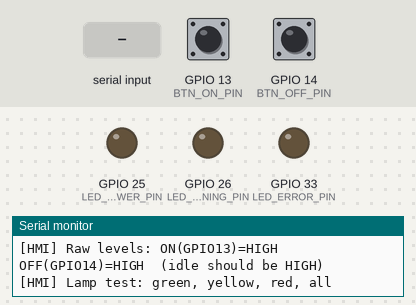
This sketch was run on a simulated ESP32. Parts: output pins drawn as LEDs (lit = HIGH), the last lines printed to the serial monitor. The test bench sets the inputs (shaded band); at power-on: GPIO 13 (BTN_ON_PIN) HIGH, GPIO 14 (BTN_OFF_PIN) HIGH.

Above: at 4.2 s.
4.3 s: "T" received over Serial
At 6.2 s:
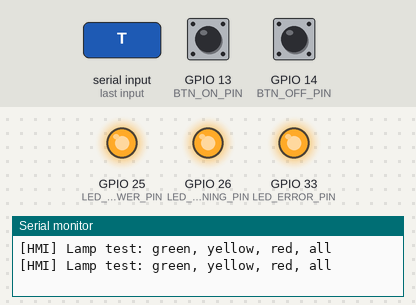
7.3 s: GPIO 13 (BTN_ON_PIN) pulled LOW for 0.15 s
At 8.0 s:
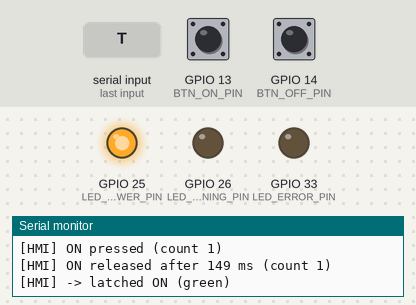
8.9 s: GPIO 14 (BTN_OFF_PIN) pulled LOW for 0.15 s
At 9.0 s:
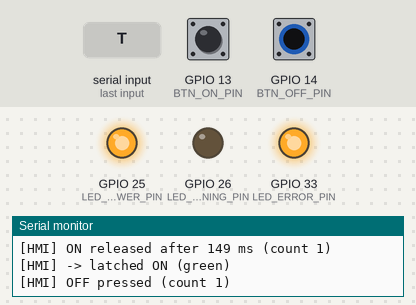
10.5 s: GPIO 14 (BTN_OFF_PIN) pulled LOW for 3.2 s
At 10.9 s:
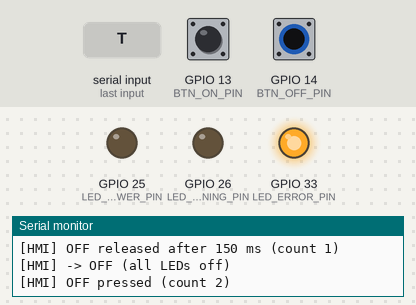
15.2 s: "G" received over Serial
At 15.8 s:
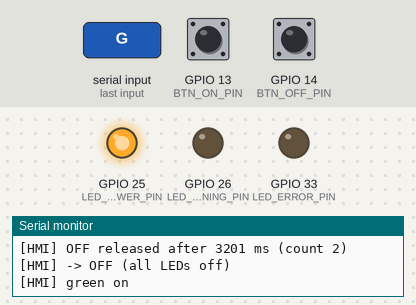
16.7 s: "Y" received over Serial
At 18.1 s:
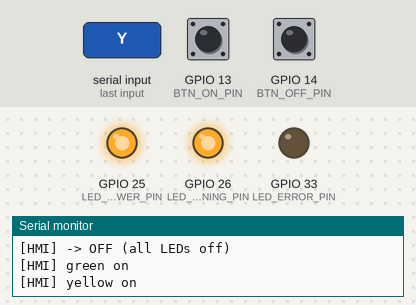
Timing chart, 0 to 19.2 s (numbered marks = the images above; inputs shaded):
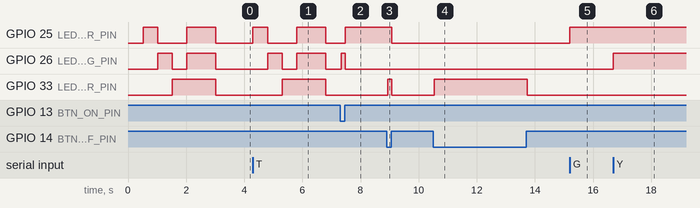

The sketch:

hmi_test.ino
```cpp
/************************************************************
 * HMI bring-up: ON/OFF buttons and the three panel LEDs.
 *
 *   GPIO13 (D13) = ON button   (green)
 *   GPIO14 (D14) = OFF button  (red)
 *   GPIO25 (D25) = POWER LED   (green)
 *   GPIO26 (D26) = RUNNING LED (yellow)
 *   GPIO33 (D33) = ERROR LED   (red)
 *
 * Buttons: momentary, between the GPIO and GND, internal pull-up
 * (pressed = LOW). If yours go to 3.3 V instead, set BUTTON_ACTIVE_LOW 0
 * and the sketch switches to the internal pull-down.
 *
 * What it does:
 *   1. Boot: lamp test — green, yellow, red for 0.5 s each, then all three.
 *   2. While a button is held its LED lights: ON held -> yellow,
 *      OFF held -> red. Every press and release is printed with its
 *      debounced level, so a bouncing or stuck button shows up on Serial.
 *   3. A short ON press latches green on; a short OFF press turns all off.
 *   Serial (115200): G / Y / R toggle one LED, T reruns the lamp test,
 *   S prints the raw pin levels.
 ************************************************************/

#define BUTTON_ACTIVE_LOW 1

const int BTN_ON_PIN = 13;
const int BTN_OFF_PIN = 14;
const int LED_POWER_PIN = 25;
const int LED_RUNNING_PIN = 26;
const int LED_ERROR_PIN = 33;

const unsigned long DEBOUNCE_MS = 30;

struct Button {
  int pin;
  const char* name;
  bool pressed;           // debounced
  bool lastRaw;
  unsigned long changedAt;
  unsigned long pressedAt;
  unsigned long presses;
};

Button btnOn = {BTN_ON_PIN, "ON", false, false, 0, 0, 0};
Button btnOff = {BTN_OFF_PIN, "OFF", false, false, 0, 0, 0};

bool powerLatched = false;
bool manualG = false, manualY = false, manualR = false;

bool rawPressed(int pin) {
  const int level = digitalRead(pin);
  return BUTTON_ACTIVE_LOW ? level == LOW : level == HIGH;
}

// True on the pass the debounced state changes.
bool updateButton(Button& b, unsigned long now) {
  const bool raw = rawPressed(b.pin);
  if (raw != b.lastRaw) {
    b.lastRaw = raw;
    b.changedAt = now;
  }
  if (raw != b.pressed && now - b.changedAt >= DEBOUNCE_MS) {
    b.pressed = raw;
    if (raw) {
      b.pressedAt = now;
      b.presses++;
    }
    Serial.print("[HMI] ");
    Serial.print(b.name);
    Serial.print(raw ? " pressed" : " released");
    if (!raw) {
      Serial.print(" after ");
      Serial.print(now - b.pressedAt);
      Serial.print(" ms");
    }
    Serial.print(" (count ");
    Serial.print(b.presses);
    Serial.println(")");
    return true;
  }
  return false;
}

void setLeds(bool g, bool y, bool r) {
  digitalWrite(LED_POWER_PIN, g ? HIGH : LOW);
  digitalWrite(LED_RUNNING_PIN, y ? HIGH : LOW);
  digitalWrite(LED_ERROR_PIN, r ? HIGH : LOW);
}

void lampTest() {
  Serial.println("[HMI] Lamp test: green, yellow, red, all");
  setLeds(true, false, false);
  delay(500);
  setLeds(false, true, false);
  delay(500);
  setLeds(false, false, true);
  delay(500);
  setLeds(true, true, true);
  delay(1000);
  setLeds(false, false, false);
}

void printLevels() {
  Serial.print("[HMI] Raw levels: ON(GPIO13)=");
  Serial.print(digitalRead(BTN_ON_PIN) ? "HIGH" : "LOW");
  Serial.print(" OFF(GPIO14)=");
  Serial.print(digitalRead(BTN_OFF_PIN) ? "HIGH" : "LOW");
  Serial.println(BUTTON_ACTIVE_LOW ? "  (idle should be HIGH)" : "  (idle should be LOW)");
}

void setup() {
  Serial.begin(115200);
  delay(500);
  pinMode(BTN_ON_PIN, BUTTON_ACTIVE_LOW ? INPUT_PULLUP : INPUT_PULLDOWN);
  pinMode(BTN_OFF_PIN, BUTTON_ACTIVE_LOW ? INPUT_PULLUP : INPUT_PULLDOWN);
  pinMode(LED_POWER_PIN, OUTPUT);
  pinMode(LED_RUNNING_PIN, OUTPUT);
  pinMode(LED_ERROR_PIN, OUTPUT);
  setLeds(false, false, false);

  Serial.println();
  Serial.println("[HMI] HMI test: buttons GPIO13 (ON) / GPIO14 (OFF); "
                 "LEDs GPIO25 green / 26 yellow / 33 red");
  Serial.println("[HMI] Serial: G/Y/R toggle LED, T lamp test, S raw levels");
  printLevels();
  lampTest();
  btnOn.lastRaw = btnOn.pressed = rawPressed(BTN_ON_PIN);
  btnOff.lastRaw = btnOff.pressed = rawPressed(BTN_OFF_PIN);
  if (btnOn.pressed || btnOff.pressed) {
    Serial.println("[HMI] WARNING: a button reads pressed at boot — check wiring "
                   "or BUTTON_ACTIVE_LOW");
  }
}

void loop() {
  const unsigned long now = millis();

  if (updateButton(btnOn, now) && !btnOn.pressed) {
    powerLatched = true;
    Serial.println("[HMI] -> latched ON (green)");
  }
  if (updateButton(btnOff, now) && !btnOff.pressed) {
    powerLatched = false;
    manualG = manualY = manualR = false;
    Serial.println("[HMI] -> OFF (all LEDs off)");
  }

  while (Serial.available()) {
    const char c = toupper(Serial.read());
    switch (c) {
      case 'G': manualG = !manualG; Serial.printf("[HMI] green %s\n", manualG ? "on" : "off"); break;
      case 'Y': manualY = !manualY; Serial.printf("[HMI] yellow %s\n", manualY ? "on" : "off"); break;
      case 'R': manualR = !manualR; Serial.printf("[HMI] red %s\n", manualR ? "on" : "off"); break;
      case 'T': lampTest(); break;
      case 'S': printLevels(); break;
      default: break;
    }
  }

  setLeds(powerLatched || manualG,
          btnOn.pressed || manualY,
          btnOff.pressed || manualR);
}
```

Measured:
- after the input at 4.3 s, GPIO 25 (LED_POWER_PIN): LOW → HIGH at once, → LOW 0.50 s later, → HIGH 1.0 s later, → LOW 1.0 s later; GPIO 26 (LED_RUNNING_PIN): LOW → HIGH after 0.50 s, → LOW 0.50 s later, → HIGH 0.50 s later, → LOW 1.0 s later; GPIO 33 (LED_ERROR_PIN): LOW → HIGH after 1.0 s, → LOW 1.5 s later
- after the input at 7.3 s, GPIO 25 (LED_POWER_PIN): LOW → HIGH after 0.18 s; GPIO 26 (LED_RUNNING_PIN): LOW → HIGH at once, → LOW 0.15 s later
- after the input at 8.9 s, GPIO 25 (LED_POWER_PIN): HIGH → LOW after 0.18 s; GPIO 33 (LED_ERROR_PIN): LOW → HIGH at once, → LOW 0.15 s later
- after the input at 10.5 s, GPIO 33 (LED_ERROR_PIN): LOW → HIGH at once, → LOW 3.2 s later
- after the input at 15.2 s, GPIO 25 (LED_POWER_PIN): LOW → HIGH at once
- after the input at 16.7 s, GPIO 26 (LED_RUNNING_PIN): LOW → HIGH at once
